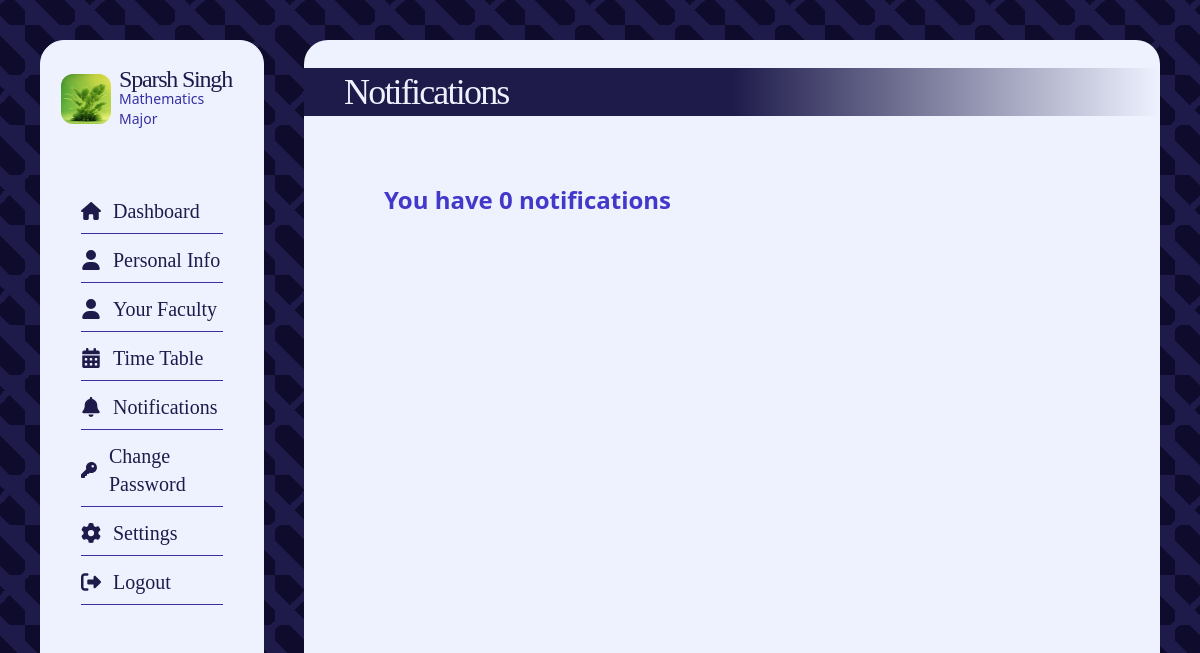
/dashboard/dash_notification (signed in), run on the app's committed database.
### core/models.py (models this page shows, shortened)
class Students(models.Model):
    user = models.ForeignKey(User, on_delete=models.CASCADE)
    student_id = models.IntegerField()
    profile_img = models.ImageField(
        upload_to="profile_images", default="blank_profile_picture.jpg", null=True
    )
    address = models.CharField(max_length=100, default="")
    phone = models.IntegerField(default=0)
    course = models.ForeignKey(Courses, on_delete=models.CASCADE, null=True)
    father_name = models.CharField(max_length=30, default="")
    mother_name = models.CharField(max_length=30, default="")
    father_phone = models.IntegerField(default=0)
    mother_phone = models.IntegerField(default=0)
    dob = models.DateField(default=datetime.now)

class Courses(models.Model):
    course_name = models.CharField(max_length=100)
    course_id = models.IntegerField()

### core/views.py (the view)
@login_required(login_url="login")
def dash_notification(request):
    student = Students.objects.filter(user=request.user).first()
    notifications = Notifications.objects.filter(course_id=student.course)
    return render(
        request,
        "dash_notification.html",
        {
            "user_profile": student,
            "notifications": notifications,
        },
    )

### templates/dash_notification.html (shortened to what this page needs)
{% extends "dash_base.html" %} {% block content %}
<div
	class="bg-indigo-50 backdrop-blur-sm overflow-y-scroll pb-10 rounded-3xl w-full h-full flex flex-col text-indigo-50"
>
	<h1
		class="text-4xl font-light font-serif tracking-tighter text-indigo-50 my-7 px-10 py-1 w-full bg-gradient-to-r from-indigo-950 via-indigo-950 to-transparent"
	>
		Notifications
	</h1>
	<div
		class="list w-full px-10 text-indigo-950 font-bold flex flex-col gap-5"
	>
		{% for notification in notifications %}
		<div
			class="notification px-5 py-3 bg-white rounded-xl shadow-xl flex flex-col gap-3"
		>
			<div class="img flex gap-5 items-center">
				<div
					class="h-[50px] aspect-square bg-center bg-cover bg-[url('{{notification.teacher_id.profile_img.url}}')] rounded-xl"
				></div>
				<h1 class="text-4xl font-serif tracking-tighter">
					{{notification.teacher_id.teacher_user.username}}
				</h1>
			</div>
			<p class="text-lg font-normal leading-5">
				{{notification.message}}
			</p>
			<p class="text-sm font-normal">
				This message was sent at {{notification.date}}
			</p>
			{% empty %}
			<h1 class="p-10 text-2xl text-indigo-700">
				You have 0 notifications
			</h1>
		</div>
		{% endfor %}
	</div>
	{% endblock content %}

### templates/dash_base.html (shortened to what this page needs)
<!DOCTYPE html>
<html lang="en">
	<head>
		<script src="//cdn.tailwindcss.com"></script>
	</head>
	<body class="flex gap-10 h-screen p-10">
		<nav
			class="bg-indigo-50 backdrop-blur h-full rounded-3xl basis-1/5 border border-indigo-50 flex flex-col items-evenly"
		>
			<div
				class="profile py-2 rounded-xl flex justify-center gap-2 items-center mx-5 my-5 bg-indigo-50"
			>
				<div
					class="img bg-[url('{{user_profile.profile_img.url}}')] rounded-xl aspect-square h-[50px] bg-center bg-cover"
				></div>
				<h1
					class="text-2xl font-serif font-medium tracking-tighter text-indigo-950 leading-5"
				>
					{{user_profile.user.username}}
					<span
						class="block text-sm tracking-normal font-sans bg-indigo-50 text-indigo-800"
					>
						{{user_profile.course.course_name}}
					</span>
				</h1>
			</div>
			<div
				class="menu p-5 rounded-xl flex flex-col text-xl justify-center gap-3 items-center mx-5 my-5 bg-indigo-50 font-serif"
			>
				<a
					href="/dashboard/"
					class="flex gap-3 items-center border-b border-indigo-800 pb-2 w-full relative after:content-[''] after:absolute after:bottom-0 after:duration-700 text-indigo-950 hover:after:w-full after:h-1 after:bg-indigo-950 after:rounded-full after:left-0 after:w-0"
				>
					Dashboard</a
				>
				<a
					href="/dashboard/dash_personal_info"
					class="flex gap-3 items-center border-b border-indigo-800 pb-2 w-full relative after:content-[''] after:absolute after:bottom-0 after:duration-700 text-indigo-950 hover:after:w-full after:h-1 after:bg-indigo-950 after:rounded-full after:left-0 after:w-0"
				>
					<svg
						xmlns="http://www.w3.org/2000/svg"
						height="20"
						width="20"
						viewBox="0 0 448 512"
					>
						<path
							fill="#1E1B4B"
							d="M224 256A128 128 0 1 0 224 0a128 128 0 1 0 0 256zm-45.7 48C79.8 304 0 383.8 0 482.3C0 498.7 13.3 512 29.7 512H418.3c16.4 0 29.7-13.3 29.7-29.7C448 383.8 368.2 304 269.7 304H178.3z"
						/>
					</svg>
					Personal Info</a
				>
				<a
					href="/dashboard/dash_faculty"
					class="flex gap-3 items-center border-b border-indigo-800 pb-2 w-full relative after:content-[''] after:absolute after:bottom-0 after:duration-700 text-indigo-950 hover:after:w-full after:h-1 after:bg-indigo-950 after:rounded-full after:left-0 after:w-0"
				>
					<svg
						xmlns="http://www.w3.org/2000/svg"
						height="20"
						width="20"
						viewBox="0 0 448 512"
					>
						<path
							fill="#1E1B4B"
							d="M224 256A128 128 0 1 0 224 0a128 128 0 1 0 0 256zm-45.7 48C79.8 304 0 383.8 0 482.3C0 498.7 13.3 512 29.7 512H418.3c16.4 0 29.7-13.3 29.7-29.7C448 383.8 368.2 304 269.7 304H178.3z"
						/>
					</svg>
					Your Faculty</a
				>
				<a
					href="/dashboard/dash_time_table"
					class="flex gap-3 items-center border-b border-indigo-800 pb-2 w-full relative after:content-[''] after:absolute after:bottom-0 after:duration-700 text-indigo-950 hover:after:w-full after:h-1 after:bg-indigo-950 after:rounded-full after:left-0 after:w-0"
				>
					Time Table</a
				>
				<a
					href="/dashboard/dash_notification"
					class="flex gap-3 items-center border-b border-indigo-800 pb-2 w-full relative after:content-[''] after:absolute after:bottom-0 after:duration-700 text-indigo-950 hover:after:w-full after:h-1 after:bg-indigo-950 after:rounded-full after:left-0 after:w-0"
				>
					Notifications</a
				>
				<a
					href="/dashboard/dash_change_pass"
					class="flex gap-3 items-center border-b border-indigo-800 pb-2 w-full relative after:content-[''] after:absolute after:bottom-0 after:duration-700 text-indigo-950 hover:after:w-full after:h-1 after:bg-indigo-950 after:rounded-full after:left-0 after:w-0"
				>
					Change Password</a
				>
				<a
					href="/student_settings/"
					class="flex gap-3 items-center border-b border-indigo-800 pb-2 w-full relative after:content-[''] after:absolute after:bottom-0 after:duration-700 text-indigo-950 hover:after:w-full after:h-1 after:bg-indigo-950 after:rounded-full after:left-0 after:w-0"
				>
					Settings</a
				>
				<a
					href="/logout/"
					class="flex gap-3 items-center border-b border-indigo-800 pb-2 w-full relative after:content-[''] after:absolute after:bottom-0 after:duration-700 text-indigo-950 hover:after:w-full after:h-1 after:bg-indigo-950 after:rounded-full after:left-0 after:w-0"
					>
					Logout
				</a>
			</div>
		</nav>
		<div class="right-sec h-full flex-1">
			{% block content %} {% endblock content %}
		</div>
	</body>
</html>

### data on the page
Students: profile_img (picture), user.username "Sparsh Singh", course.course_name "Mathematics Major"
